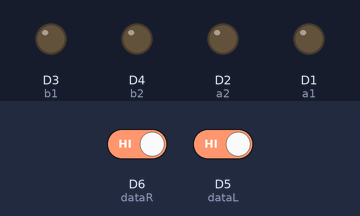
Bench run of a sketch on a simulated ESP8266 (NodeMCU). Parts: output pins drawn as LEDs (lit = HIGH). The inputs (shaded band) are chosen by the test bench; at power-on: D6 (dataR) HIGH, D5 (dataL) HIGH. What the sketch prints to the serial monitor is not drawn.

Above: at 16.2 s.
16.3 s: D6 (dataR) driven LOW
At 16.7 s:
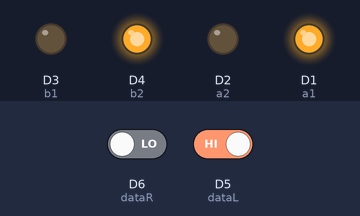
17.8 s: D5 (dataL) driven LOW
At 19.0 s:
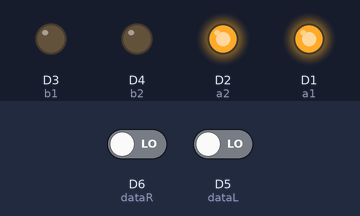
19.3 s: D6 (dataR) driven HIGH
At 20.1 s:
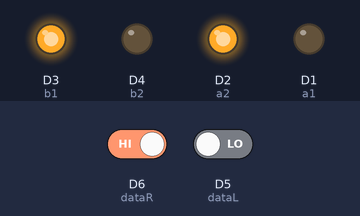
20.8 s: D5 (dataL) driven HIGH
At 21.3 s:
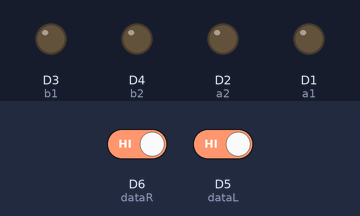
Timing chart, 0 to 23.3 s (numbered marks = the images above; inputs shaded):
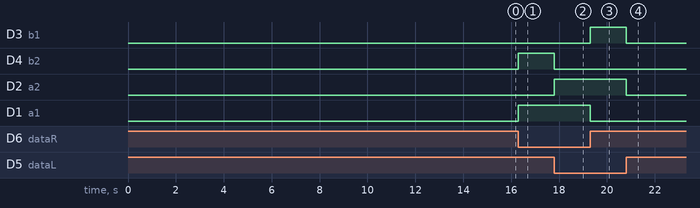

The sketch:

master_working_mail.ino
```cpp
/*
Wireless Serial using UDP ESP8266
    Hardware: NodeMCU
    Circuits4you.com
    2018
    Master Board creates Access Point
*/
char a[1];
#include <ESP8266WiFi.h>
#include <WiFiUdp.h>

const char *ssid = "circuits4you";
const char *pass = "password";

unsigned int localPort = 2000; // local port to listen for UDP packets

IPAddress ServerIP(192,168,4,1);
IPAddress ClientIP(192,168,4,2);

// A UDP instance to let us send and receive packets over UDP
WiFiUDP udp;

char packetBuffer[9];   //Where we get the UDP data
//=======================================================================
//                Setup
//=======================================================================

#define a1 D1
#define a2 D2
#define b1 D3
#define b2 D4
#define dataL D5
#define dataR D6

int datavalL;
int datavalR;

void setup()
{
pinMode(a1, OUTPUT);analogWrite(a1,0);
pinMode(a2, OUTPUT);digitalWrite(a2, LOW);
pinMode(b1, OUTPUT);analogWrite(b1, 0);
pinMode(b2, OUTPUT);digitalWrite(b2, LOW);
pinMode(dataL, INPUT);
pinMode(dataR, INPUT);
    Serial.begin(9600);
    Serial.println();
    WiFi.softAP(ssid, pass);    //Create Access point
    //Start UDP
    Serial.println("Starting UDP");
    udp.begin(localPort);
    Serial.print("Local port: ");
    Serial.println(udp.localPort());
    delay(15000);

}
//======================================================================
//                MAIN LOOP
//======================================================================
void loop()
{

 datavalR = digitalRead(dataR);
 datavalL = digitalRead(dataL);
 // Serial.print("dataL =");Serial.println(datavalL);
 // Serial.print("dataR =");Serial.println(datavalR);
       if (datavalR==0 && datavalL==0) foreward();
  else if (datavalR==0 && datavalL==1) right();
  else if (datavalR==1 && datavalL==0) left();
  else if (datavalR==1 && datavalL==1) halt();
    //char R,L;
    //if (datavalR == 0) R='0';
   //else if (datavalR == 1) R='1';


    //if (datavalL == 0) L='0';
   //else if (datavalL == 1) L='1';


    //delay(20);


    int cb = udp.parsePacket();
    if (!cb)
    {

      //If serial data is recived send it to UDP
     // if(Serial.available()>0)

      {

        udp.beginPacket(ClientIP, 2000);
        //Send UDP requests are to port 2000

    //    char a[1];

        //a[0]=char(Serial.read()); //Serial Byte Read
        //a=val;
        //char b='0';
       // Serial.print("R:");Serial.print(&R);Serial.print("L:");Serial.print(&L);
        //Serial.print(a);
        udp.write(a,1);
        udp.endPacket();
        }
    }
  /*  else {
      // We've received a UDP packet, send it to serial
      udp.read(packetBuffer, 1); // read the packet into the buffer, we are reading only one byte
      Serial.print(packetBuffer);
      delay(20);
    }*/
}


void foreward(){
  a[0]='f';
  Serial.println('f');
  digitalWrite(a2, HIGH);
  digitalWrite(b2, LOW);
  analogWrite(a1, 600);
  analogWrite(b1, 0);

    }
void right(){
  a[0]='r';
  Serial.println('r');
  digitalWrite(a2, LOW);
  analogWrite(b1, 0);
  digitalWrite(b2, HIGH);
  analogWrite(a1, 600);}
void left(){
  a[0]='l';
  Serial.println('l');
  digitalWrite(a2, HIGH);
  analogWrite(b1, 600);
  digitalWrite(b2, LOW);
  analogWrite(a1, 0);}
void halt(){
  a[0]='h';
  Serial.println('h');
  digitalWrite(a2, LOW);
  analogWrite(b1, 0);
  digitalWrite(b2, LOW);
  analogWrite(a1, 0);;
}
```

Measured:
- after the input at 16.3 s, D4 (b2), D1 (a1): LOW → HIGH at once
- after the input at 17.8 s, D4 (b2): HIGH → LOW at once; D2 (a2): LOW → HIGH at once
- after the input at 19.3 s, D3 (b1): LOW → HIGH at once; D1 (a1): HIGH → LOW at once
- after the input at 20.8 s, D3 (b1), D2 (a2): HIGH → LOW at once
